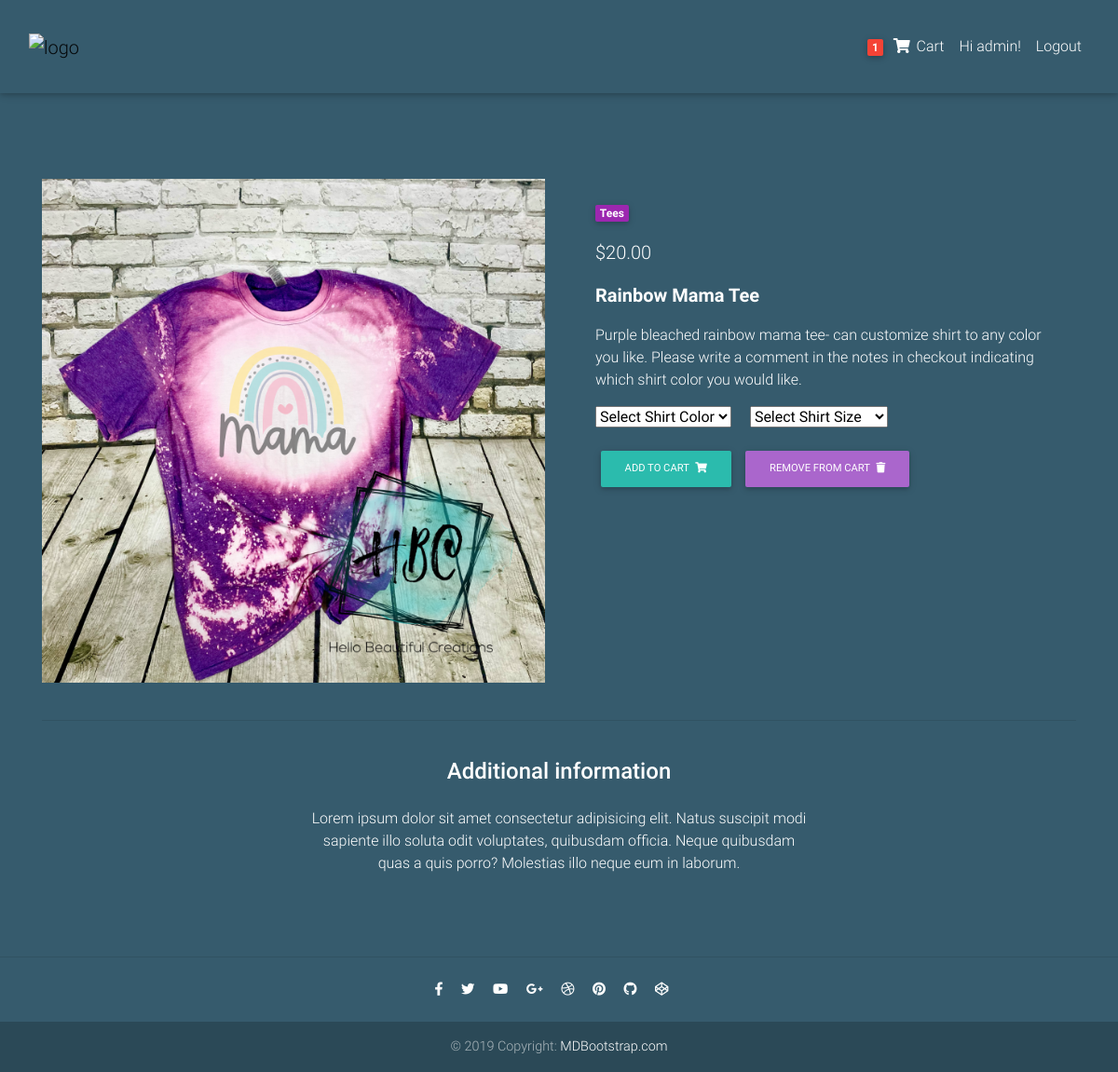
The page /product/1/ (signed in) on the database its author committed.
### hbc_app/models.py (models this page shows, shortened)
class Order(models.Model):
    user = models.ForeignKey(settings.AUTH_USER_MODEL, on_delete= models.CASCADE)
    items = models.ManyToManyField(OrderItem, related_name= "complete_order")
    start_date = models.DateTimeField(auto_now_add=True)
    ordered_date= models.DateTimeField()
    ordered = models.BooleanField(default= False)
    checkout_address = models.ForeignKey('CheckoutAddress', related_name= "user_checkout_address", on_delete=models.SET_NULL, blank=True, null=True)
    created_at = models.DateTimeField(auto_now_add=True)
    updated_at = models.DateTimeField(auto_now=True)

class Item(models.Model):
    item_name = models.CharField(max_length= 100)
    price = models.FloatField()
    discount_price = models.FloatField(blank= True, null= True)
    category = models.CharField(choices= CATEGORY, max_length= 3)
    image = models.ImageField(null= True, blank= True)
    description = models.TextField()
    shirt_color = models.CharField(max_length= 50, choices=CHOICES, null= True, blank=True)
    created_at = models.DateTimeField(auto_now_add=True)
    updated_at = models.DateTimeField(auto_now=True)
    def get_add_to_cart_url(self):
        return reverse("hbc_app:add-to-cart", kwargs={
            "pk": self.pk
        })
    def get_remove_from_cart_url(self):
        return reverse("hbc_app:remove-from-cart", kwargs={
            "pk": self.pk
        })

### hbc_app/views.py (the view)
# urls.py: path('product/<pk>/', ProductView.as_view(), name= 'product'),
class ProductView(DetailView):
    model= Item
    template_name= "product.html"

### hbc_app/templatetags/cart_template_tags.py (called while the page is built)
@register.filter
def cart_item_count(user):
    if user.is_authenticated:
        qs = Order.objects.filter(user=user, ordered=False)
        if qs.exists():
            return qs[0].items.count()
    return 0

### hbc_app/templates/product.html (shortened to what this page needs)
{% extends 'base.html' %}
{% block content %}
    <main class="mt-5 pt-4">
        <div class="container white-text mt-5">
        <div class="row wow fadeIn">
            <div class="col-md-6 mb-4">
            <img src="{{ item.image.url }}" class="img-fluid" alt="">
            </div>
            <div class="col-md-6 mb-4">
            <div class="p-4">
                <div class="mb-3">
                <a href="">
                    <span class="badge purple mr-1">{{ object.get_category_display }}</span>
                </a>
                </div>
                <p class="lead">
                {% if object.discount_price %}
                <span class="mr-1">
                <del>${{ object.price|floatformat:2 }}</del>
                </span>
                <span>${{ object.discount_price }}</span>
                {% else %}
                <span>${{ item.price|floatformat:2 }}</span>
                {% endif %}
                </p>
                <p class="lead font-weight-bold">{{ object.item_name }}</p>
                <p>{{ object.description }}</p>
                <div class="form-group">
                    <select name="shirt_color_dropdown" class="form-select" aria-label= "Default select example">
                        <option value="-1">Select Shirt Color</option>
                    </select>
                    <select name="size" class="form-select ml-3" aria-label= "Default select example">
                        <option value="-1">Select Shirt Size</option>
                    </select>
                </div>
                <div class="mt-4">
                    <a href="{{ object.get_add_to_cart_url }}" class="btn btn-default btn-md my-0 p" >Add to cart
                        <i class="fas fa-shopping-cart ml-1"></i>
                    </a>
                    <a href="{{ object.get_remove_from_cart_url }}" class="btn btn-secondary btn-md my-0 p" >Remove From cart
                        <i class="fas fa-trash ml-1"></i>
                    </a>
                </div>
            </div>
            </div>
        </div>
        <hr>
        <div class="row d-flex justify-content-center wow fadeIn">
            <div class="col-md-6 text-center">
            <h4 class="my-4 h4">Additional information</h4>
            <p>Lorem ipsum dolor sit amet consectetur adipisicing elit. Natus suscipit modi sapiente illo soluta odit
                voluptates,
                quibusdam officia. Neque quibusdam quas a quis porro? Molestias illo neque eum in laborum.</p>
            </div>
        </div>
        <div class="row wow fadeIn">
            <div class="col-lg-4 col-md-12 mb-4">
            </div>
            <div class="col-lg-4 col-md-6 mb-4">
            </div>
            <div class="col-lg-4 col-md-6 mb-4">
            </div>
        </div>
        </div>
    </main>
{% endblock content %}

### hbc_app/templates/base.html (shortened to what this page needs)
{% load static %}
{% load cart_template_tags %}
<!DOCTYPE html>
<html lang="en">
<head>
    <link rel="stylesheet" href="https://use.fontawesome.com/releases/v5.11.2/css/all.css">
    <link href="{% static 'css/bootstrap.min.css' %}" rel="stylesheet">
    <link href="{% static 'css/mdb.min.css' %}" rel="stylesheet">
    <link href=" {% static 'css/style.min.css' %}" rel="stylesheet">
    </head>
    <body style="background-color: #365B6D;">
    <nav class="navbar navbar-custom fixed-top navbar-expand-md navbar-light scrolling-navbar " style="background-color: #365B6D;">
        <div class="container-fluid navbar-custom" style="background-color: #365B6D;">
        <a class="navbar-brand waves-effect" href="/">
            <img src="../static/img/logos/large_white_transparent_logo.png" alt="logo" width="100" height="100">
        </a>
        <div class="collapse navbar-collapse" id="navbarSupportedContent">
            <ul class="navbar-nav nav-flex-icons">
                {% if user.is_authenticated %}
                <li class="nav-item">
                    <a class="nav-link waves-effect" href="{% url 'hbc_app:order-summary' %}">
                    {% if request.user|cart_item_count != 0 %}
                    <span class="badge red z-depth-1 mr-1"> {{ request.user|cart_item_count }} </span>
                    {% endif %}
                    <i class="fas fa-shopping-cart text-white"></i>
                    <span class="clearfix d-none d-sm-inline-block text-white"> Cart </span>
                    </a>
                </li>
                <li class="nav-item">
                    <a class="nav-link waves-effect text-white">
                    Hi {{ user.username }}!
                    </a>
                </li>
                    <a class="nav-link waves-effect text-white" href="{% url 'account_logout' %}"> Logout</a>
                {% else %}
                </li class="nav-item">
                    <a class="nav-link waves-effect text-white" href="{% url 'account_login' %}"> Login</a>
                </li>
                {% endif %}
            </ul>
        </div>
        </div>
    </nav>
    <div class="mt-5 pt-4">
    </div>
    {% block content %}
    {% endblock content %}
    {% include "footer.html" %}
</body>
</html>

### hbc_app/templates/base.html (style rules this page uses)
html, body, header, .carousel { height: 60vh; }
.navbar-custom { height: 100px; }

### rows shown on the page
Item: image (picture), category "Tees", price "20.00", item_name "Rainbow Mama Tee", description "Purple bleached rainbow mama tee- can customize shirt to any color you like. Please write a comment in the notes in checkout indicating which shirt color you would like."

### other values the page prints
{{ request.user|cart_item_count }} "1"
{{ user.username }} "admin"
